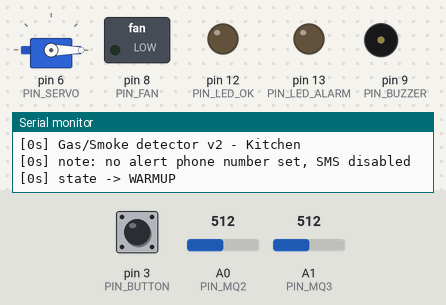
The sketch below on a simulated Arduino Uno, built with avr-gcc and run on an emulated ATmega328P. On the bench: servo, switched loads named in the sketch (green lamp = pin HIGH), output pins drawn as LEDs (lit = HIGH), buzzer (waves = sounding), the last lines printed to the serial monitor. The test bench sets the inputs (shaded band); at power-on: pin 3 (PIN_BUTTON) HIGH, A0 (PIN_MQ2) = 512, A1 (PIN_MQ3) = 512. The modem accepts every AT command (registered, SIM ready, sends succeed) and sends nothing else.

Above: at 0.1 s.
At 39.6 s:
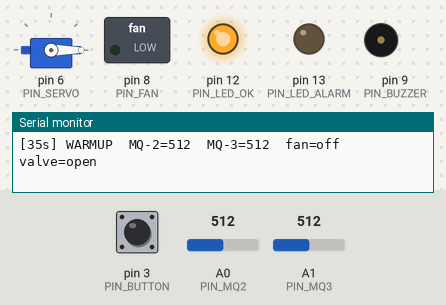
Timing chart, 0 to 40.0 s (numbered marks = the images above):
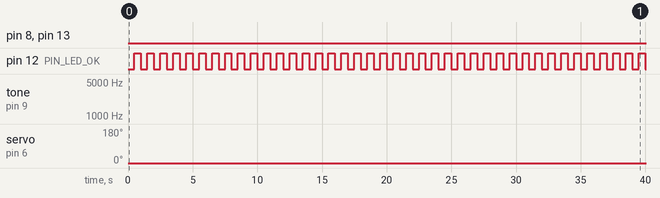

The sketch:

gas_detector.ino
```cpp
// (licence header left out)
#include <Servo.h>
#include <SoftwareSerial.h>
#include <avr/wdt.h>

// ============================================================================
//  SETTINGS
// ============================================================================
// Alert phone numbers in international format, e.g. "+97798XXXXXXXX".
// Leave empty to disable SMS.
#ifndef ALERT_PHONE_1
#define ALERT_PHONE_1 ""
#endif
#ifndef ALERT_PHONE_2
#define ALERT_PHONE_2 ""
#endif
#ifndef SITE_NAME
#define SITE_NAME "Kitchen"
#endif

// 100 = real time. 10 makes the long timers (warm-up, purge, SMS reminder,
// mute) 10x faster for Proteus demos. Alarm confirmation and fault
// detection always run at real speed so the demo behaves like the real thing.
#ifndef TIME_SCALE_PERCENT
#define TIME_SCALE_PERCENT 100
#endif

// ADC thresholds (0..1023). Calibrate on site: log the clean-air value for a
// day, then set WARN about 1.5x and ALARM about 2x that value.
const uint16_t MQ2_WARN = 250, MQ2_ALARM = 400, MQ2_CLEAR = 320;
const uint16_t MQ3_WARN = 300, MQ3_ALARM = 450, MQ3_CLEAR = 370;

const uint16_t WARMUP_SEC      = 60;
const uint16_t CONFIRM_MS      = 2000;   // level must stay high this long
const uint16_t PURGE_SEC       = 60;     // fan run-on after the gas clears
const uint16_t SMS_REPEAT_MIN  = 10;     // reminder while alarm continues
const uint16_t MUTE_MIN        = 5;
const uint16_t FAULT_MS        = 5000;   // stuck reading before FAULT

const uint8_t SERVO_OPEN_DEG   = 0;
const uint8_t SERVO_CLOSED_DEG = 90;

// ============================================================================
//  PINS
// ============================================================================
const uint8_t PIN_MQ2    = A0;
const uint8_t PIN_MQ3    = A1;
const uint8_t PIN_BUTTON = 3;
const uint8_t PIN_SERVO  = 6;
const uint8_t PIN_FAN    = 8;
const uint8_t PIN_BUZZER = 9;
const uint8_t PIN_GSM_RX = 10;
const uint8_t PIN_GSM_TX = 11;
const uint8_t PIN_LED_OK = 12;
const uint8_t PIN_LED_ALARM = 13;

// ============================================================================
//  TYPES / GLOBALS
// ============================================================================
enum State : uint8_t { ST_WARMUP, ST_NORMAL, ST_WARNING, ST_ALARM, ST_PURGE, ST_FAULT };
const char *const STATE_NAME[] = { "WARMUP", "NORMAL", "WARNING", "ALARM", "PURGE", "SENSOR FAULT" };

struct Channel {
  const char *name;
  uint8_t pin;
  uint16_t warn, alarm, clear;
  uint16_t ring[16];
  uint8_t idx;
  uint16_t avg;
  bool above;                 // average is at or over the alarm level
  unsigned long aboveSince;
  bool stuck;                 // raw reading pinned at 0 or 1023
  unsigned long stuckSince;
};

Channel ch[2] = {
  { "MQ-2", PIN_MQ2, MQ2_WARN, MQ2_ALARM, MQ2_CLEAR, {0}, 0, 0, false, 0, false, 0 },
  { "MQ-3", PIN_MQ3, MQ3_WARN, MQ3_ALARM, MQ3_CLEAR, {0}, 0, 0, false, 0, false, 0 },
};

Servo valve;
SoftwareSerial gsm(PIN_GSM_RX, PIN_GSM_TX);

State state = ST_WARMUP;
unsigned long stateSince = 0;
bool valveClosed = false;
unsigned long mutedUntil = 0;
unsigned long lastSmsAt = 0;
unsigned long lastSampleAt = 0;
unsigned long lastReportAt = 0;
uint8_t triggerChannel = 0;

// ============================================================================
//  HELPERS
// ============================================================================
static unsigned long ms(unsigned long realMs) {
  return realMs * TIME_SCALE_PERCENT / 100UL;
}

static bool since(unsigned long t0, unsigned long dur) {
  return (millis() - t0) >= dur;
}

static void logLine(const __FlashStringHelper *msg) {
  Serial.print('[');
  Serial.print(millis() / 1000UL);
  Serial.print(F("s] "));
  Serial.println(msg);
}

static void setState(State s) {
  state = s;
  stateSince = millis();
  Serial.print('[');
  Serial.print(millis() / 1000UL);
  Serial.print(F("s] state -> "));
  Serial.println(STATE_NAME[s]);
}

static void setValve(bool closed) {
  if (closed == valveClosed) return;
  valveClosed = closed;
  valve.write(closed ? SERVO_CLOSED_DEG : SERVO_OPEN_DEG);
  logLine(closed ? F("gas valve CLOSED") : F("gas valve opened"));
}

// ============================================================================
//  SMS (non-blocking, one message at a time)
// ============================================================================
enum SmsStep : uint8_t { SMS_IDLE, SMS_MODE, SMS_NUMBER, SMS_BODY, SMS_WAIT_SENT, SMS_GAP };

struct {
  SmsStep step = SMS_IDLE;
  char text[100];
  uint8_t phone = 0;           // index into PHONES
  unsigned long at = 0;
  char reply[24];
  uint8_t replyLen = 0;
} sms;

const char *const PHONES[] = { ALERT_PHONE_1, ALERT_PHONE_2 };

static bool smsEnabled() {
  return PHONES[0][0] != '\0' || PHONES[1][0] != '\0';
}

static void smsQueue(const char *text) {
  if (!smsEnabled()) {
    logLine(F("SMS skipped: no phone number set"));
    return;
  }
  if (sms.step != SMS_IDLE) {
    logLine(F("SMS busy, newest message replaces the queued one"));
  }
  strncpy(sms.text, text, sizeof(sms.text) - 1);
  sms.text[sizeof(sms.text) - 1] = '\0';
  sms.phone = 0;
  sms.step = SMS_MODE;
  sms.at = 0;
  logLine(F("SMS queued"));
}

static void smsReadReply() {
  while (gsm.available()) {
    char c = gsm.read();
    if (sms.replyLen < sizeof(sms.reply) - 1) {
      sms.reply[sms.replyLen++] = c;
      sms.reply[sms.replyLen] = '\0';
    }
  }
}

static bool smsReplyHas(const char *s) { return strstr(sms.reply, s) != NULL; }

static void smsClearReply() { sms.replyLen = 0; sms.reply[0] = '\0'; }

static void smsNextPhone() {
  do { sms.phone++; } while (sms.phone < 2 && PHONES[sms.phone][0] == '\0');
  sms.step = sms.phone < 2 ? SMS_GAP : SMS_IDLE;
  sms.at = millis();
}

static void smsTask() {
  smsReadReply();
  switch (sms.step) {
    case SMS_IDLE:
      break;

    case SMS_MODE:
      if (PHONES[sms.phone][0] == '\0') { smsNextPhone(); break; }
      smsClearReply();
      gsm.print(F("AT+CMGF=1\r"));
      sms.step = SMS_NUMBER;
      sms.at = millis();
      break;

    case SMS_NUMBER:
      if (smsReplyHas("OK") || since(sms.at, 1000)) {
        smsClearReply();
        gsm.print(F("AT+CMGS=\""));
        gsm.print(PHONES[sms.phone]);
        gsm.print(F("\"\r"));
        sms.step = SMS_BODY;
        sms.at = millis();
      }
      break;

    case SMS_BODY:
      if (smsReplyHas(">")) {
        smsClearReply();
        gsm.print(sms.text);
        gsm.write(26);                 // Ctrl+Z sends the message
        sms.step = SMS_WAIT_SENT;
        sms.at = millis();
      } else if (since(sms.at, 5000)) {
        logLine(F("GSM: no '>' prompt, SMS failed (check SIM900 power / SIM card)"));
        smsNextPhone();
      }
      break;

    case SMS_WAIT_SENT:
      if (smsReplyHas("+CMGS") || smsReplyHas("OK")) {
        logLine(F("SMS sent"));
        smsNextPhone();
      } else if (smsReplyHas("ERROR") || since(sms.at, 15000)) {
        logLine(F("GSM: SMS not confirmed"));
        smsNextPhone();
      }
      break;

    case SMS_GAP:
      if (since(sms.at, 3000)) sms.step = SMS_MODE;
      break;
  }
}

static void smsAlarm(const char *what) {
  char buf[100];
  snprintf(buf, sizeof(buf), "ALERT %s: %s detected (%s=%u). Valve closed, fan on.",
           SITE_NAME, what, ch[triggerChannel].name, ch[triggerChannel].avg);
  smsQueue(buf);
  lastSmsAt = millis();
}

// ============================================================================
//  SENSORS
// ============================================================================
static void sampleSensors() {
  if (!since(lastSampleAt, 50)) return;
  lastSampleAt = millis();

  for (uint8_t i = 0; i < 2; i++) {
    Channel &c = ch[i];
    uint16_t raw = analogRead(c.pin);
    c.ring[c.idx] = raw;
    c.idx = (c.idx + 1) & 15;
    uint32_t sum = 0;
    for (uint8_t k = 0; k < 16; k++) sum += c.ring[k];
    c.avg = sum / 16;

    // A disconnected sensor reads ~0, a shorted one ~1023.
    bool stuck = raw < 20 || raw > 1015;
    if (stuck && !c.stuck) c.stuckSince = millis();
    c.stuck = stuck;

    bool above = c.avg >= c.alarm;
    if (above && !c.above) c.aboveSince = millis();
    c.above = above;
  }
}

static bool anyConfirmedAlarm() {
  for (uint8_t i = 0; i < 2; i++) {
    if (ch[i].above && since(ch[i].aboveSince, CONFIRM_MS)) {
      triggerChannel = i;
      return true;
    }
  }
  return false;
}

static bool allClear() {
  return ch[0].avg < ch[0].clear && ch[1].avg < ch[1].clear;
}

static bool anyWarn() {
  return ch[0].avg >= ch[0].warn || ch[1].avg >= ch[1].warn;
}

static bool anyStuck() {
  for (uint8_t i = 0; i < 2; i++) {
    if (ch[i].stuck && since(ch[i].stuckSince, FAULT_MS)) return true;
  }
  return false;
}

// ============================================================================
//  BUTTON
// ============================================================================
static bool buttonPressed() {
  static bool last = false, stable = false;
  static unsigned long changed = 0;
  bool raw = digitalRead(PIN_BUTTON) == LOW;
  if (raw != last) { last = raw; changed = millis(); }
  if (raw != stable && since(changed, 50)) {
    stable = raw;
    return stable;
  }
  return false;
}

static void handleButton() {
  if (!buttonPressed()) return;
  if (state == ST_ALARM) {
    mutedUntil = millis() + ms(MUTE_MIN * 60000UL);
    logLine(F("buzzer muted"));
  } else if (valveClosed && allClear()) {
    setValve(false);
    logLine(F("reset by user"));
  } else if (valveClosed) {
    logLine(F("reset refused: gas level still high"));
  }
}

// ============================================================================
//  STATE MACHINE
// ============================================================================
static void runStateMachine() {
  switch (state) {
    case ST_WARMUP:
      if (since(stateSince, ms(WARMUP_SEC * 1000UL))) setState(ST_NORMAL);
      return;

    case ST_FAULT:
      if (!anyStuck()) {
        logLine(F("sensor reading back to normal"));
        setState(ST_NORMAL);
      }
      return;

    default:
      break;
  }

  if (anyStuck()) {
    setState(ST_FAULT);
    smsQueue("FAULT " SITE_NAME ": gas sensor reading stuck. Check wiring.");
    return;
  }

  switch (state) {
    case ST_NORMAL:
    case ST_WARNING:
    case ST_PURGE:
      if (anyConfirmedAlarm()) {
        setState(ST_ALARM);
        setValve(true);
        mutedUntil = 0;
        smsAlarm(triggerChannel == 0 ? "Gas/smoke" : "Alcohol/vapour");
      } else if (state == ST_PURGE) {
        if (since(stateSince, ms(PURGE_SEC * 1000UL))) setState(ST_NORMAL);
      } else if (state == ST_NORMAL && anyWarn()) {
        setState(ST_WARNING);
      } else if (state == ST_WARNING && !anyWarn()) {
        setState(ST_NORMAL);
      }
      break;

    case ST_ALARM:
      if (allClear()) {
        setState(ST_PURGE);
        smsQueue("CLEAR " SITE_NAME ": gas level normal. Valve stays closed until reset.");
      } else if (since(lastSmsAt, ms(SMS_REPEAT_MIN * 60000UL))) {
        smsAlarm("Gas still");
      }
      break;

    default:
      break;
  }
}

static void driveOutputs() {
  unsigned long t = millis();
  bool blink = (t / 500) & 1;
  bool alarm = state == ST_ALARM;
  bool muted = mutedUntil && (long)(mutedUntil - t) > 0;

  digitalWrite(PIN_FAN, (alarm || state == ST_PURGE) ? HIGH : LOW);
  digitalWrite(PIN_LED_ALARM, alarm ? blink : (state == ST_WARNING || valveClosed));
  digitalWrite(PIN_LED_OK, state == ST_WARMUP ? blink : state != ST_FAULT);

  // Buzzer patterns: alarm = 0.5 s on/off, warning = short chirp every 5 s,
  // fault = double chirp every 10 s.
  static bool toneOn = false;
  bool want = false;
  if (alarm && !muted) want = blink;
  else if (state == ST_WARNING) want = (t % 5000) < 120;
  else if (state == ST_FAULT) want = (t % 10000) < 100 || ((t % 10000) > 250 && (t % 10000) < 350);

  if (want && !toneOn) tone(PIN_BUZZER, alarm ? 2500 : 1800);
  if (!want && toneOn) noTone(PIN_BUZZER);
  toneOn = want;
}

static void report() {
  if (!since(lastReportAt, 5000)) return;
  lastReportAt = millis();
  Serial.print('[');
  Serial.print(millis() / 1000UL);
  Serial.print(F("s] "));
  Serial.print(STATE_NAME[state]);
  Serial.print(F("  MQ-2="));
  Serial.print(ch[0].avg);
  Serial.print(F("  MQ-3="));
  Serial.print(ch[1].avg);
  Serial.print(F("  fan="));
  Serial.print(digitalRead(PIN_FAN) ? F("ON") : F("off"));
  Serial.print(F("  valve="));
  Serial.println(valveClosed ? F("CLOSED") : F("open"));
}

// ============================================================================
//  ARDUINO
// ============================================================================
void setup() {
  MCUSR = 0;
  wdt_disable();

  pinMode(PIN_FAN, OUTPUT);
  pinMode(PIN_BUZZER, OUTPUT);
  pinMode(PIN_LED_OK, OUTPUT);
  pinMode(PIN_LED_ALARM, OUTPUT);
  pinMode(PIN_BUTTON, INPUT_PULLUP);
  digitalWrite(PIN_FAN, LOW);

  Serial.begin(9600);
  gsm.begin(9600);

  valve.attach(PIN_SERVO);
  valve.write(SERVO_OPEN_DEG);

  logLine(F("Gas/Smoke detector v2 - " SITE_NAME));
  if (!smsEnabled()) logLine(F("note: no alert phone number set, SMS disabled"));

  gsm.print(F("AT\r"));
  gsm.print(F("ATE0\r"));

  // Fill the averaging buffers so the first average is meaningful.
  for (uint8_t i = 0; i < 2; i++) {
    uint16_t v = analogRead(ch[i].pin);
    for (uint8_t k = 0; k < 16; k++) ch[i].ring[k] = v;
    ch[i].avg = v;
  }

  setState(ST_WARMUP);
  wdt_enable(WDTO_4S);
}

void loop() {
  wdt_reset();
  sampleSensors();
  handleButton();
  runStateMachine();
  driveOutputs();
  smsTask();
  report();
}
```

Measured:
- by itself, pin 12 (PIN_LED_OK): alternates HIGH for 0.50 s and LOW for 0.50 s
